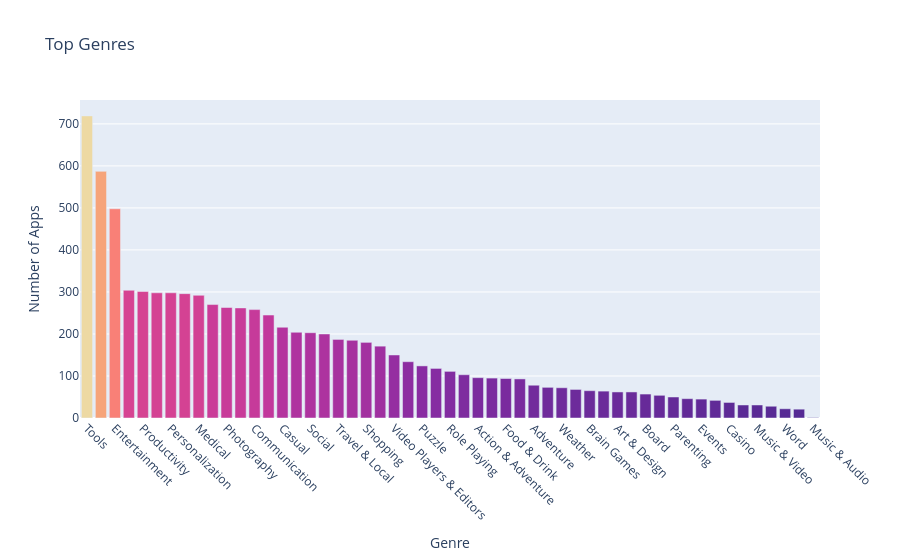

The notebook cell this image was saved under:
### Markdown cell above
**Challenge**: Can you create this chart with the Series containing the genre data? 

<img src=https://imgur.com/DbcoQli.png width=400>

Try experimenting with the built in colour scales in Plotly. You can find a full list [here](https://plotly.com/python/builtin-colorscales/). 

* Find a way to set the colour scale using the color_continuous_scale parameter. 
* Find a way to make the color axis disappear by using coloraxis_showscale.

### Code cell
bar = px.bar(x=genres.index,
             y=genres.values,
             title="Top Genres",
             hover_name=genres.index,
             color=genres.values,
             color_continuous_scale=px.colors.sequential.Agsunset)

bar.update_xaxes(tickangle=45)

bar.update_layout(xaxis_title='Genre', 
                  yaxis_title='Number of Apps',
                  coloraxis_showscale=False
                  )

bar.show()

### Figure 1 — Plotly figure (JSON) as saved in the notebook; plotly's stock layout.template omitted (floating-point values rounded to 4 significant figures)
{"data": [{"hovertemplate": "<b>%{hovertext}</b><br><br>x=%{x}<br>y=%{y}<br>color=%{marker.color}<extra></extra>", "hovertext": ["Tools", "Education", "Entertainment", "Action", "Productivity", "Lifestyle", "Personalization", "Finance", "Medical", "Sports", "Photography", "Business", "Communication", "Health & Fitness", "Casual", "News & Magazines", "Social", "Simulation", "Travel & Local", "Arcade", "Shopping", "Books & Reference", "Video Players & Editors", "Dating", "Puzzle", "Maps & Navigation", "Role Playing", "Racing", "Action & Adventure", "Strategy", "Food & Drink", "Educational", "Adventure", "Auto & Vehicles", "Weather", "Pretend Play", "Brain Games", "Libraries & Demo", "Art & Design", "House & Home", "Board", "Comics", "Parenting", "Card", "Events", "Beauty", "Casino", "Creativity", "Music & Video", "Trivia", "Word", "Music", "Music & Audio"], "legendgroup": "", "marker": {"color": [719, 587, 498, 304, 301, 298, 298, 296, 292, 270, 263, 262, 258, 245, 216, 204, 203, 200, 187, 185, 180, 171, 150, 134, 124, 118, 111, 103, 96, 95, 94, 93, 78, 73, 72, 68, 65, 64, 62, 62, 57, 54, 50, 46, 45, 42, 37, 31, 31, 28, 22, 21, 1], "coloraxis": "coloraxis", "pattern": {"shape": ""}}, "name": "", "orientation": "v", "showlegend": false, "textposition": "auto", "type": "bar", "x": ["Tools", "Education", "Entertainment", "Action", "Productivity", "Lifestyle", "Personalization", "Finance", "Medical", "Sports", "Photography", "Business", "Communication", "Health & Fitness", "Casual", "News & Magazines", "Social", "Simulation", "Travel & Local", "Arcade", "Shopping", "Books & Reference", "Video Players & Editors", "Dating", "Puzzle", "Maps & Navigation", "Role Playing", "Racing", "Action & Adventure", "Strategy", "Food & Drink", "Educational", "Adventure", "Auto & Vehicles", "Weather", "Pretend Play", "Brain Games", "Libraries & Demo", "Art & Design", "House & Home", "Board", "Comics", "Parenting", "Card", "Events", "Beauty", "Casino", "Creativity", "Music & Video", "Trivia", "Word", "Music", "Music & Audio"], "xaxis": "x", "y": [719, 587, 498, 304, 301, 298, 298, 296, 292, 270, 263, 262, 258, 245, 216, 204, 203, 200, 187, 185, 180, 171, 150, 134, 124, 118, 111, 103, 96, 95, 94, 93, 78, 73, 72, 68, 65, 64, 62, 62, 57, 54, 50, 46, 45, 42, 37, 31, 31, 28, 22, 21, 1], "yaxis": "y"}], "layout": {"barmode": "relative", "coloraxis": {"colorbar": {"title": {"text": "color"}}, "colorscale": [[0, "rgb(75, 41, 145)"], [0.1667, "rgb(135, 44, 162)"], [0.3333, "rgb(192, 54, 157)"], [0.5, "rgb(234, 79, 136)"], [0.6667, "rgb(250, 120, 118)"], [0.8333, "rgb(246, 169, 122)"], [1, "rgb(237, 217, 163)"]], "showscale": false}, "legend": {"tracegroupgap": 0}, "title": {"text": "Top Genres"}, "xaxis": {"anchor": "y", "domain": [0, 1], "tickangle": 45, "title": {"text": "Genre"}}, "yaxis": {"anchor": "x", "domain": [0, 1], "title": {"text": "Number of Apps"}}}}
